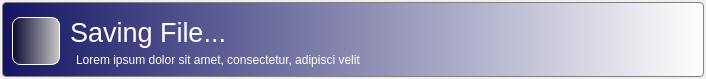
<?xml version="1.0" encoding="UTF-8"?>
<ui version="4.0">
 <class>FrmInfo</class>
 <widget class="QWidget" name="FrmInfo">
  <property name="geometry">
   <rect>
    <x>0</x>
    <y>0</y>
    <width>706</width>
    <height>79</height>
   </rect>
  </property>
  <property name="windowTitle">
   <string>Form</string>
  </property>
  <layout class="QVBoxLayout" name="verticalLayout">
   <property name="margin">
    <number>2</number>
   </property>
   <item>
    <widget class="QWidget" name="widget" native="true">
     <property name="styleSheet">
      <string notr="true">background-color: qlineargradient(spread:pad, x1:0, y1:0, x2:1, y2:0, stop:0 rgba(20, 20, 100, 255), stop:1 rgba(255, 255, 255, 255));
color:rgb(255, 255, 255);
padding: 1px;
border-style: solid;
border: 1px solid gray;
border-radius: 4px;
</string>
     </property>
     <widget class="QLabel" name="lbTitle">
      <property name="geometry">
       <rect>
        <x>60</x>
        <y>10</y>
        <width>491</width>
        <height>41</height>
       </rect>
      </property>
      <property name="font">
       <font>
        <pointsize>20</pointsize>
        <weight>50</weight>
        <bold>false</bold>
       </font>
      </property>
      <property name="styleSheet">
       <string notr="true">color:rgb(255, 255, 255);
border-style: none;
background-color: none;
background-image: none;
background-position: none;
</string>
      </property>
      <property name="text">
       <string>Saving File...</string>
      </property>
     </widget>
     <widget class="QLabel" name="lbSubTitle">
      <property name="geometry">
       <rect>
        <x>70</x>
        <y>50</y>
        <width>411</width>
        <height>16</height>
       </rect>
      </property>
      <property name="styleSheet">
       <string notr="true">color:rgb(255, 255, 255);
border-style: none;
background-color: none;
background-image: none;
background-position: none;
</string>
      </property>
      <property name="text">
       <string>Lorem ipsum dolor sit amet, consectetur, adipisci velit</string>
      </property>
     </widget>
     <widget class="QLabel" name="label_4">
      <property name="geometry">
       <rect>
        <x>10</x>
        <y>15</y>
        <width>48</width>
        <height>48</height>
       </rect>
      </property>
      <property name="minimumSize">
       <size>
        <width>48</width>
        <height>48</height>
       </size>
      </property>
      <property name="maximumSize">
       <size>
        <width>48</width>
        <height>48</height>
       </size>
      </property>
      <property name="styleSheet">
       <string notr="true">background-color: qlineargradient(spread:pad, x1:0, y1:0, x2:1, y2:0, stop:0 rgba(10, 10, 50, 255), stop:1 rgba(200, 200, 200, 255));
border: 1px solid white;
border-radius: 8px;</string>
      </property>
      <property name="text">
       <string/>
      </property>
      <property name="pixmap">
       <pixmap>:/images/ico_settings</pixmap>
      </property>
     </widget>
     <zorder>lbSubTitle</zorder>
     <zorder>label_4</zorder>
     <zorder>lbTitle</zorder>
    </widget>
   </item>
  </layout>
 </widget>
 <resources/>
 <connections/>
</ui>
